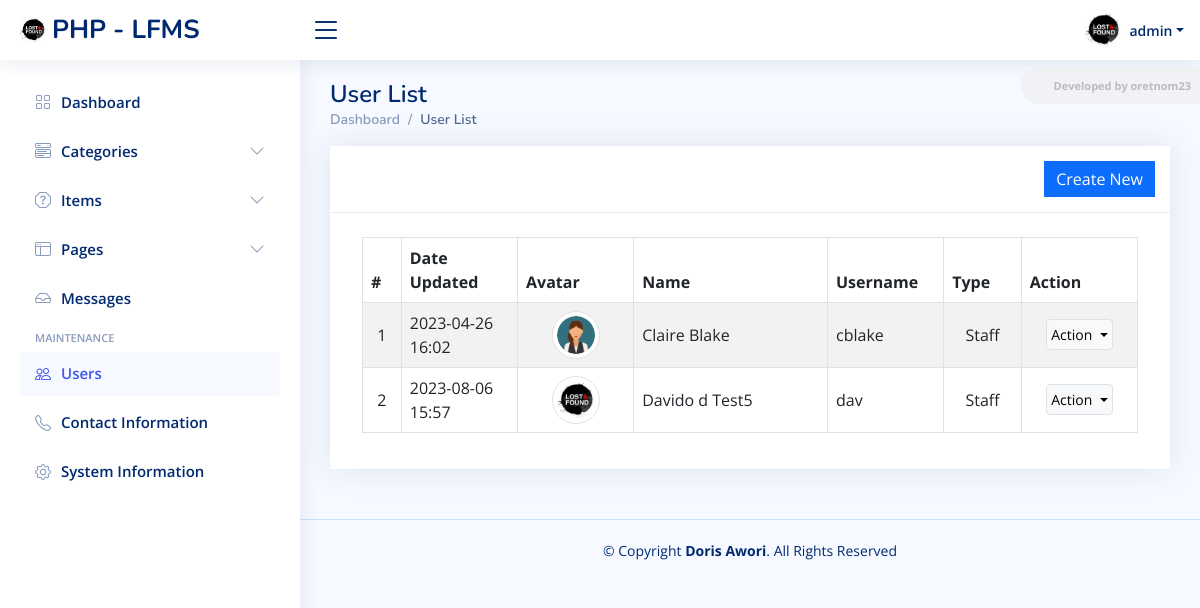
Page /admin?page=user/list (signed in) on the committed database.
### tables this page shows
CREATE TABLE `users` (
  `id` int(50) NOT NULL,
  `firstname` varchar(250) NOT NULL,
  `middlename` text DEFAULT NULL,
  `lastname` varchar(250) NOT NULL,
  `username` text NOT NULL,
  `password` text NOT NULL,
  `avatar` text DEFAULT NULL,
  `last_login` datetime DEFAULT NULL,
  `type` tinyint(1) NOT NULL DEFAULT 0,
  `date_added` datetime NOT NULL DEFAULT current_timestamp(),
  `date_updated` datetime DEFAULT current_timestamp() ON UPDATE current_timestamp()
);

### classes/DBConnection.php (called while the page is built, shortened)
<?php
class DBConnection{
    private $host = DB_SERVER;
    private $username = DB_USERNAME;
    private $password = DB_PASSWORD;
    private $database = DB_NAME;
    public $conn;
    public function __construct(){
        if (!isset($this->conn)) {
            $this->conn = new mysqli($this->host, $this->username, $this->password, $this->database);
        }
    }
}
?>

### classes/SystemSettings.php (called while the page is built, shortened)
<?php
class SystemSettings extends DBConnection{
	function userdata($field = ''){
		if(!empty($field)){
			if(isset($_SESSION['userdata'][$field]))
				return $_SESSION['userdata'][$field];
			else
				return null;
		}else{
			return false;
		}
	}
	function info($field=''){
		if(!empty($field)){
			if(isset($_SESSION['system_info'][$field]))
				return $_SESSION['system_info'][$field];
			else
				return false;
		}else{
			return false;
		}
	}
}
$_settings = new SystemSettings();
?>

### config.php (called while the page is built, shortened)
<?php
require_once('classes/DBConnection.php');
require_once('classes/SystemSettings.php');
function validate_image($file){
    global $_settings;
	if(!empty($file)){
        $ex = explode("?",$file);
        $file = $ex[0];
        $ts = isset($ex[1]) ? "?".$ex[1] : '';
		if(is_file(base_app.$file)){
			return base_url.$file.$ts;
		}else{
			return base_url.($_settings->info('logo'));
		}
	}else{
		return base_url.($_settings->info('logo'));
	}
}
?>

### admin/user/list.php (the view, shortened to what this page needs)
<div class="card card-outline rounded-0 card-navy">
	<div class="card-header">
		<div class="card-tools d-flex justify-content-end">
			<a href="<?= base_url ?>admin/?page=user/manage_user" id="create_new" class="btn btn-flat btn-primary bg-gradient-teal border-0 rounded-0"><span class="fas fa-plus"></span>  Create New</a>
		</div>
	</div>
	<div class="card-body pt-4">
        <div class="container-fluid">
			<table class="table table-hover table-striped table-bordered" id="list">
				<colgroup>
					<col width="5%">
					<col width="15%">
					<col width="15%">
					<col width="25%">
					<col width="15%">
					<col width="10%">
					<col width="15%">
				</colgroup>
				<thead>
					<tr>
						<th>#</th>
						<th>Date Updated</th>
						<th>Avatar</th>
						<th>Name</th>
						<th>Username</th>
						<th>Type</th>
						<th>Action</th>
					</tr>
				</thead>
				<tbody>
					<?php
					$i = 1;
						$qry = $conn->query("SELECT *, concat(firstname,' ', coalesce(concat(middlename,' '), '') , lastname) as `name` from `users` where id != '{$_settings->userdata('id')}' order by concat(firstname,' ', lastname) asc ");
						while($row = $qry->fetch_assoc()):
					?>
						<tr>
							<td class="text-center"><?php echo $i++; ?></td>
							<td><?php echo date("Y-m-d H:i",strtotime($row['date_updated'])) ?></td>
							<td class="text-center">
                                <img src="<?= validate_image($row['avatar']) ?>" alt="" class="img-thumbnail rounded-circle user-avatar">
                            </td>
							<td><?php echo $row['name'] ?></td>
							<td><?php echo $row['username'] ?></td>
							<td class="text-center">
                                <?php if($row['type'] == 1): ?>
                                    Administrator
                                <?php elseif($row['type'] == 2): ?>
                                    Staff
                                <?php else: ?>
									N/A
                                <?php endif; ?>
                            </td>
							<td align="center">
								<div class="dropdown">
									<button type="button" class="btn btn-flat p-1 btn-light btn-sm dropdown-toggle dropdown-icon border" data-bs-toggle="dropdown">
										Action
									</button>
								</div>
							</td>
						</tr>
					<?php endwhile; ?>
				</tbody>
			</table>
		</div>
	</div>
</div>

### assets/css/style.css (style rules this page uses)
:root { scroll-behavior: smooth; }
body { font-family: "Open Sans", sans-serif; background: #f6f9ff; color: #444444; }
a { color: #4154f1; text-decoration: none; }
.card { margin-bottom: 30px; border: none; border-radius: 5px; box-shadow: 0px 0 30px rgba(1, 41, 112, 0.1); }
.card-header, .card-footer { border-color: #ebeef4; background-color: #fff; color: #798eb3; padding: 15px; }
.card-body { padding: 0 20px 20px 20px; }

### admin/user/list.php (style rules this page uses)
.user-avatar { width:3rem; height:3rem; object-fit:scale-down; object-position:center center; }
#list td { vertical-align: middle; }

### rows in the picture
users: date_updated "2023-04-26 16:02", avatar (picture), name "Claire Blake", username "cblake", type "Staff"
users: date_updated "2023-08-06 15:57", shows a picture, name "Davido d Test5", username "dav", type "Staff"

### other values in the picture
$_settings->info('short_name') "PHP - LFMS"
$_settings->userdata('username') "admin"
str_replace(['_', '/'], ' ', ($pageSplit[1] ?? $page)) "User List"
